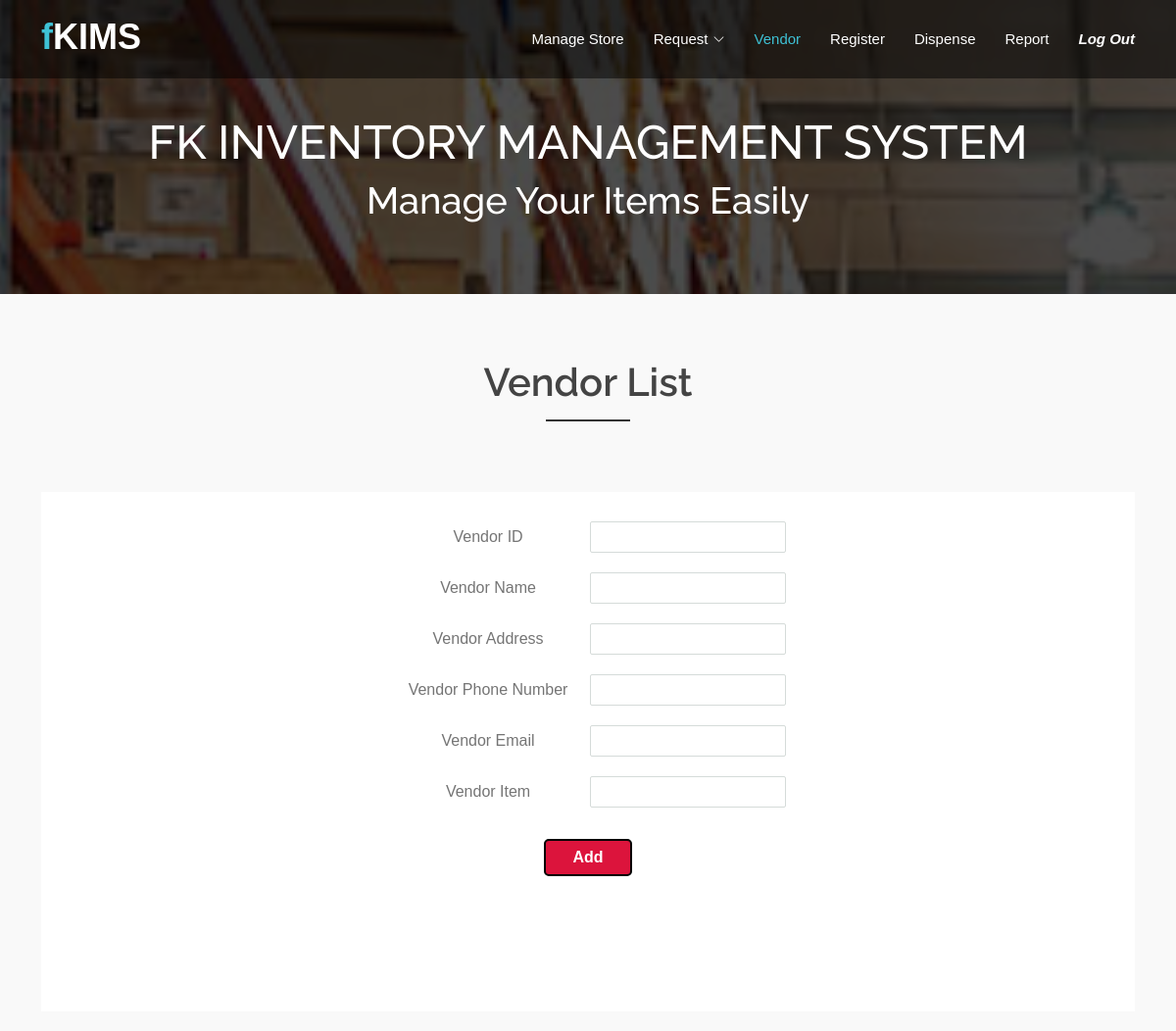
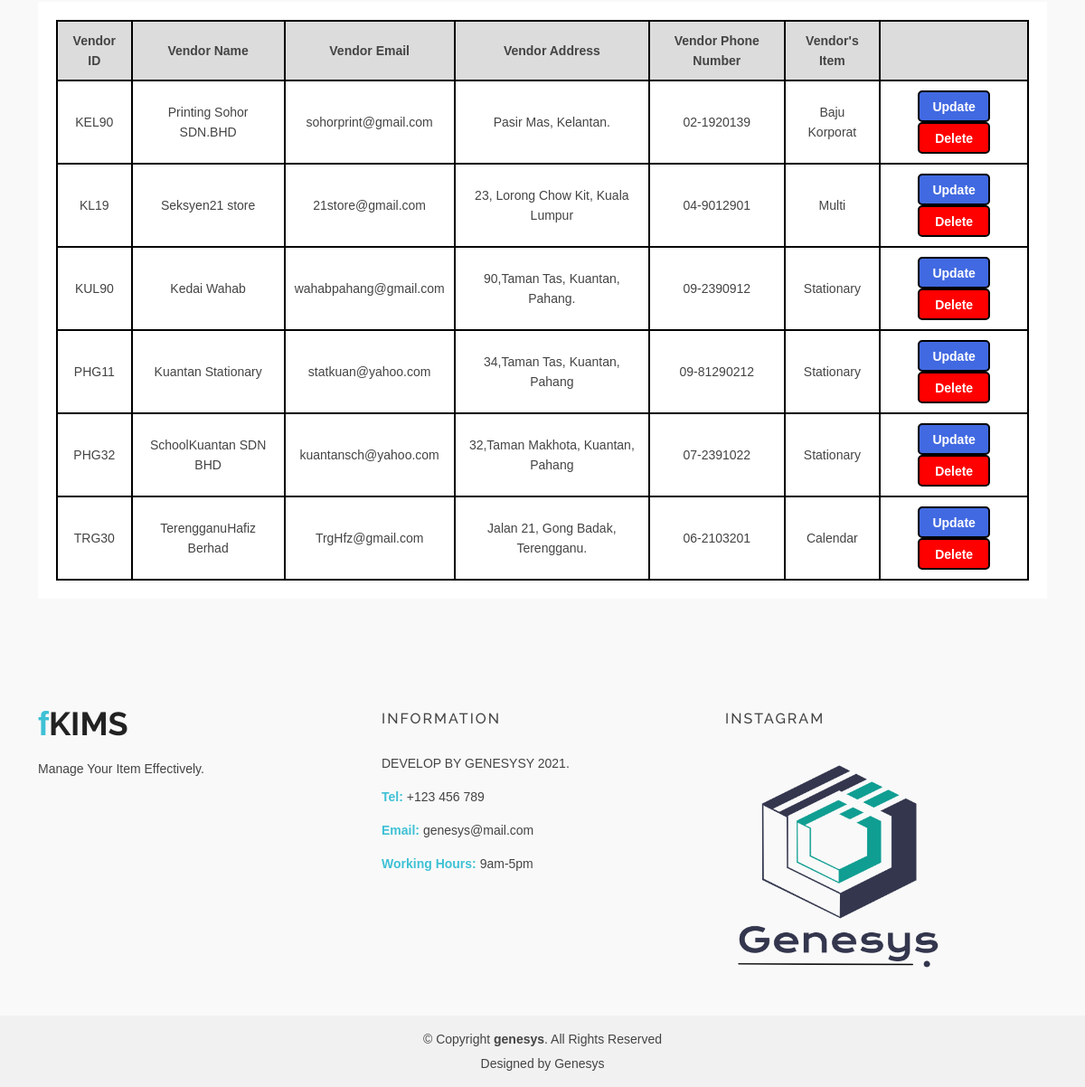
Page /View/ManageVendor/managevendor.php (signed in) on the committed database (2 pictures, top to bottom).
### tables this page shows
CREATE TABLE `vendor_list` (
  `vendorID` varchar(20) NOT NULL,
  `vendor_name` varchar(100) NOT NULL,
  `vendor_email` varchar(50) NOT NULL,
  `vendor_address` varchar(100) NOT NULL,
  `vendor_phone` varchar(20) NOT NULL,
  `vendor_item` varchar(50) NOT NULL
);

### View/ManageVendor/managevendor.php (the view, shortened to what this page needs)
<!DOCTYPE html>
<html lang="en">
<head>
  <link href="../assets/vendor/animate.css/animate.min.css" rel="stylesheet">
  <link href="../assets/vendor/bootstrap/css/bootstrap.min.css" rel="stylesheet">
  <link href="../assets/vendor/bootstrap-icons/bootstrap-icons.css" rel="stylesheet">
  <link href="../assets/vendor/boxicons/css/boxicons.min.css" rel="stylesheet">
  <link href="../assets/vendor/glightbox/css/glightbox.min.css" rel="stylesheet">
  <link href="../assets/vendor/swiper/swiper-bundle.min.css" rel="stylesheet">
  <link href="../assets/css/style.css" rel="stylesheet">
  <link href="../assets/css/stylevendor.css" rel="stylesheet">
  <link href="assets/css/style.css" rel="stylesheet">
  <link rel="stylesheet" href="assets/css/stylevendor.css">
</head>
<body>
  <header id="header" class="fixed-top d-flex align-items-center">
    <div class="container d-flex justify-content-between">
      <div class="logo">
        <h1><a href="../ManageLogin/Login.php"><span>f</span>KIMS</a></h1>
      </div>
      <nav id="navbar" class="navbar">
        <ul>
			<li><a href="../ManageStock/manageMain.php">Manage Store</a></li>
			<li class="dropdown"><a href="../ManageRequest/requestItem.php"><span>Request</span> <i class="bi bi-chevron-down"></i></a>
          </li>
			<li><a class="active" href="../ManageVendor/managevendor.php">Vendor</a></li>
			<li><a href="../ItemRegistration/ItemRegistration.php"><span>Register</span></a></li>
			<li><a href="../ManageDispense/DispenseItem.php">Dispense</a></li>
			<li><a href="../GenerateReport/reportMain.php">Report</a></li>
			<li><a style="font-weight:bold;font-style:italic;" href="../ManageLogin/Login.php">Log Out</a></li>
        </ul>
      </nav>
    </div>
  </header>
  <main id="main">
    <div class="header-bg page-area">
      <div class="container position-relative">
        <div class="row">
          <div class="col-md-12 col-sm-12 col-xs-12">
            <div class="slider-content text-center">
              <div class="header-bottom">
                <div class="layer2">
                  <h1 class="title2">FK INVENTORY MANAGEMENT SYSTEM </h1>
                </div>
                <div class="layer3">
                  <h2 class="title3">Manage Your Items Easily</h2>
                </div>
              </div>
            </div>
          </div>
        </div>
      </div>
    </div>
    <div id="about" class="about-area area-padding">
      <div class="container">
        <div class="row">
          <div class="col-md-12 col-sm-12 col-xs-12">
            <div class="section-headline text-center">
              <h2>Vendor List</h2>
            </div>
          </div>
        </div>
        <div class="row">
 <center>
	 	<div class="vendor">
		<div class="vendorlist">
			<form method="post" action="../../Controller/VendorController/insertvendor.php">
			<div class="input_field">
				<label>Vendor ID</label>
				<input type="text" name="vendorID" class="input">
			</div>
			<div class="input_field">
				<label>Vendor Name</label>
				<input type="text" name="vendor_name" class="input">
			</div>
			<div class="input_field">
				<label>Vendor Address</label>
				<input type="text" name="vendor_address" class="input">
			</div>
			<div class="input_field">
				<label>Vendor Phone Number</label>
				<input type="text" name="vendor_phone" class="input">
			</div>
			<div class="input_field">
				<label>Vendor Email</label>
				<input type="text" name="vendor_email" class="input">
			</div>
			<div class="input_field">
				<label>Vendor Item</label>
				<input type="text" name="vendor_item" class="input">
			</div>
			<div>
				<br>
				<input type="submit" class="btn" name="Add" value="Add">
			</div>
			</form>
		</div>
	</div>
	<div class="display">
		<div class="ta">
			<table style="width:100%"; style="border-collapse:collapse;">
				<tr>
					<th>Vendor ID</th>
					<th>Vendor Name</th>
					<th>Vendor Email</th>
					<th>Vendor Address</th>
					<th>Vendor Phone Number</th>
					<th>Vendor's Item</th>
					<th></th>
				</tr>
				<?php
				include_once ("../../Controller/VendorController/insertvendor.php");
				$query = "SELECT * FROM vendor_list";
				$result = mysqli_query($conn,$query);
					if ($result-> num_rows > 0){
						while ($row = $result-> fetch_assoc()){
							$uID = $row['vendorID'];
						?>
						<tr>
						<td><?php echo $row["vendorID"];?></td>
						<td><?php echo $row["vendor_name"];?></td>
						<td><?php echo $row["vendor_email"];?></td>
						<td><?php echo $row["vendor_address"];?></td>
						<td><?php echo $row["vendor_phone"];?></td>
						<td><?php echo $row["vendor_item"];?></td>
						<td style="text-align:center;">
						<a href="updateVendor.php?GetID=<?php echo $uID ?>"><input type="button" value="Update"></a>
						<a href="../../Controller/VendorController/deleteVendor.php?DeleteID=<?php echo $uID ?>"><input style="background-color:red;" type="button" name="Delete" value="Delete" onclick="deletevendor()"></a></td>
						</tr>
						<?php
						}
					}
					?>
				</table>
		</div>
	</div>
  </center>
  </main>
  <footer>
    <div class="footer-area">
      <div class="container">
        <div class="row">
          <div class="col-md-4">
            <div class="footer-content">
              <div class="footer-head">
                <div class="footer-logo">
                  <h2><span>f</span>KIMS</h2>
                </div>
                <p>Manage Your Item Effectively.</p>
              </div>
            </div>
          </div>
          <div class="col-md-4">
            <div class="footer-content">
              <div class="footer-head">
                <h4>information</h4>
                <p>
                  DEVELOP BY GENESYSY 2021.
                </p>
                <div class="footer-contacts">
                  <p><span>Tel:</span> +123 456 789</p>
                  <p><span>Email:</span> genesys@mail.com</p>
                  <p><span>Working Hours:</span> 9am-5pm</p>
                </div>
              </div>
            </div>
          </div>
          <div class="col-md-4">
            <div class="footer-content">
              <div class="footer-head">
                <h4>Instagram</h4>
                <div class="img">
                  <a href="#"><img style="width:250px;height:250px;" src="../assets/img/portfolio/Logo Genesys.png" alt=""></a>
                </div>
              </div>
            </div>
          </div>
        </div>
      </div>
    </div>
  <footer>
    <div class="footer-area-bottom">
      <div class="container">
        <div class="row">
          <div class="col-md-12 col-sm-12 col-xs-12">
            <div class="copyright text-center">
              <p>
                &copy; Copyright <strong>genesys</strong>. All Rights Reserved
              </p>
            </div>
            <div class="credits">
              Designed by <a>Genesys</a>
            </div>
          </div>
        </div>
      </div>
    </div>
  </footer>
</body>
</html>

### View/assets/css/style.css (style rules this page uses)
html, body { height: 100%; }
img { max-width: 100%; height: auto; }
p { margin: 0 0 15px; color: #444; }
h1, h2, h3, h4, h5, h6 { font-family: 'Raleway', sans-serif; margin: 0 0 15px; color: #444; font-weight: 500; }
h1 { font-size: 48px; line-height: 50px; }
h2 { font-size: 38px; line-height: 40px; }
h4 { font-size: 24px; line-height: 26px; }
a { transition: all 0.3s ease 0s; text-decoration: none; }
body { background: #fff none repeat scroll 0 0; color: #444; font-family: 'Open Sans', sans-serif; font-size: 14px; text-align: left; overflow-x: hidden; line-height: 22px; }
ul { list-style: outside none none; margin: 0; padding: 0; }
input, select, textarea, input[type="text"], input[type="date"], input[type="url"], input[type="email"], input[type="password"], input[type="tel"], button, button[type="submit"] { -moz-appearance: none; box-shadow: none !important; }
.area-padding { padding: 70px 0px 80px; }
.section-headline h2 { display: inline-block; font-size: 40px; font-weight: 600; margin-bottom: 70px; position: relative; text-transform: capitalize; }
.section-headline h2::after { border: 1px solid #333; bottom: -20px; content: ""; left: 0; margin: 0 auto; position: absolute; right: 0; width: 40%; }
#header { height: 80px; transition: all 0.5s; z-index: 997; transition: all 0.5s; background: rgba(0, 0, 0, 0.5); }
#header .logo h1 { font-size: 36px; margin: 0; padding: 0; line-height: 1; font-weight: bold; }
#header .logo h1 span { color: #3ec1d5; }
#header .logo h1 a, #header .logo h1 a:hover { color: #fff; text-decoration: none; }
.header-bg { background: url(../img/background/page-header.jpg); background-repeat: no-repeat; background-size: cover; background-position: top center; padding: 120px 0 60px; }
.header-bg::before { content: ""; position: absolute; left: 0; right: 0; top: 0; bottom: 0; background: rgba(0, 0, 0, 0.7); }
@media (min-width: 1025px) { .header-bg { background-attachment: fixed; } }
.navbar { padding: 0; }
.navbar ul { margin: 0; padding: 0; display: flex; list-style: none; align-items: center; }
.navbar li { position: relative; }
.navbar a { display: flex; align-items: center; justify-content: space-between; padding: 10px 0 10px 30px; font-size: 15px; font-weight: 500; color: #fff; white-space: nowrap; transition: 0.3s; }
.navbar a i { font-size: 12px; line-height: 0; margin-left: 5px; }
.navbar a:hover, .navbar .active, .navbar li:hover > a { color: #3ec1d5; }
.about-area { background-color: #f9f9f9; }
.page-area { position: relative; }
.header-bottom h1, .header-bottom h2 { color: #fff; }
.footer-area { padding: 40px 0; background: #f9f9f9; }
.footer-head p { color: #444; }
.footer-head h4 { color: #444; font-size: 16px; letter-spacing: 2px; padding-bottom: 10px; text-transform: uppercase; }
.footer-logo { padding-bottom: 20px; }
.footer-logo h2 { color: #222; padding: 0; margin: 0; font-size: 36px; font-weight: bold; line-height: 1; }
.footer-logo h2 span { color: #3ec1d5; }
.footer-contacts p span { color: #3EC1D5; font-weight: 700; }
.footer-content { display: block; overflow: hidden; }
.footer-area-bottom { background: #f1f1f1 none repeat scroll 0 0; padding: 15px 0; }
.copyright > p { margin-bottom: 0; color: #444; }
.copyright a, .credits a { color: #3EC1D5; }
.credits { padding-top: 5px; text-align: center; }

### View/ManageVendor/managevendor.php (style rules this page uses)
table, th, td { border: 2px solid black; border-collapse: collapse; text-align: center; padding:10px; }
th { background-color: #DCDCDC; }
.btn { width:90px; }
input[type=submit] { background-color: Crimson; border: 2px solid black; color: white; border-radius: 5px; font-weight: bold; margin: auto; }
input[type=button] { background-color: RoyalBlue; border: 2px solid black; border-color: black; color: white; border-radius: 5px; height:35px; width:80px; font-weight: bold; margin: auto; }

### rows in the picture
vendor_list: vendorID "KEL90", vendor_name "Printing Sohor SDN.BHD", vendor_email "sohorprint@gmail.com", vendor_address "Pasir Mas, Kelantan.", vendor_phone "02-1920139", vendor_item "Baju Korporat"
vendor_list: vendorID "KL19", vendor_name "Seksyen21 store", vendor_email "21store@gmail.com", vendor_address "23, Lorong Chow Kit, Kuala Lumpur", vendor_phone "04-9012901", vendor_item "Multi"
vendor_list: vendorID "KUL90", vendor_name "Kedai Wahab", vendor_email "wahabpahang@gmail.com", vendor_address "90,Taman Tas, Kuantan, Pahang.", vendor_phone "09-2390912", vendor_item "Stationary"
vendor_list: vendorID "PHG11", vendor_name "Kuantan Stationary", vendor_email "statkuan@yahoo.com", vendor_address "34,Taman Tas, Kuantan, Pahang", vendor_phone "09-81290212", vendor_item "Stationary"
vendor_list: vendorID "PHG32", vendor_name "SchoolKuantan SDN BHD", vendor_email "kuantansch@yahoo.com", vendor_address "32,Taman Makhota, Kuantan, Pahang", vendor_phone "07-2391022", vendor_item "Stationary"
vendor_list: vendorID "TRG30", vendor_name "TerengganuHafiz Berhad", vendor_email "TrgHfz@gmail.com", vendor_address "Jalan 21, Gong Badak, Terengganu.", vendor_phone "06-2103201", vendor_item "Calendar"
